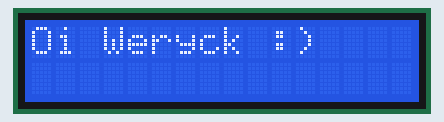
Recording of a sketch running on a simulated Arduino Uno, built with avr-gcc and run on an emulated ATmega328P. Parts: 16×2 character LCD.

Above: at 0.1 s.
At 2.2 s:
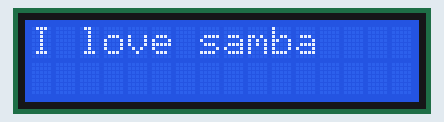

Measured:
- what the display in image 1 shows lasts 2.0 s, from 2.1 s to 4.1 s

The sketch:

LCD_i2c.ino
```cpp
#include <Wire.h>
#include <LiquidCrystal_I2C.h>

// Endereço do display I2C (geralmente 0x27 ou 0x3F)
// Ajuste o endereço se necessário
LiquidCrystal_I2C lcd(0x27, 16, 2); // Display 16x2

void setup() {
  // Inicializa o display
  lcd.init();
  lcd.backlight(); // Liga a luz de fundo
  lcd.setCursor(0, 0); // Define o cursor na posição inicial (linha 0, coluna 0)
  lcd.print("Hello World!"); // Imprime "Hello World!" no display
}

void loop() {
  lcd.clear();
  lcd.print("Oi Weryck :)");
  delay(2000);
  lcd.clear();
  lcd.print("I love samba");
  delay(2000);
}
```
